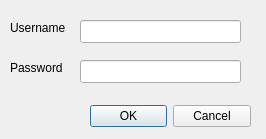
<?xml version="1.0" encoding="UTF-8"?>
<ui version="4.0">
 <class>LoginDialog</class>
 <widget class="QDialog" name="LoginDialog">
  <property name="geometry">
   <rect>
    <x>0</x>
    <y>0</y>
    <width>266</width>
    <height>139</height>
   </rect>
  </property>
  <property name="windowTitle">
   <string>Dialog</string>
  </property>
  <widget class="QDialogButtonBox" name="buttonBox">
   <property name="geometry">
    <rect>
     <x>90</x>
     <y>100</y>
     <width>161</width>
     <height>32</height>
    </rect>
   </property>
   <property name="focusPolicy">
    <enum>Qt::TabFocus</enum>
   </property>
   <property name="orientation">
    <enum>Qt::Horizontal</enum>
   </property>
   <property name="standardButtons">
    <set>QDialogButtonBox::Cancel|QDialogButtonBox::Ok</set>
   </property>
  </widget>
  <widget class="QLabel" name="label">
   <property name="geometry">
    <rect>
     <x>10</x>
     <y>20</y>
     <width>61</width>
     <height>16</height>
    </rect>
   </property>
   <property name="text">
    <string>Username</string>
   </property>
  </widget>
  <widget class="QLabel" name="label_2">
   <property name="geometry">
    <rect>
     <x>10</x>
     <y>60</y>
     <width>61</width>
     <height>16</height>
    </rect>
   </property>
   <property name="text">
    <string>Password</string>
   </property>
  </widget>
  <widget class="QLineEdit" name="txtPassword">
   <property name="geometry">
    <rect>
     <x>80</x>
     <y>60</y>
     <width>161</width>
     <height>23</height>
    </rect>
   </property>
   <property name="focusPolicy">
    <enum>Qt::StrongFocus</enum>
   </property>
   <property name="echoMode">
    <enum>QLineEdit::Password</enum>
   </property>
  </widget>
  <widget class="QLineEdit" name="txtUsername">
   <property name="geometry">
    <rect>
     <x>80</x>
     <y>20</y>
     <width>161</width>
     <height>23</height>
    </rect>
   </property>
   <property name="focusPolicy">
    <enum>Qt::StrongFocus</enum>
   </property>
  </widget>
 </widget>
 <tabstops>
  <tabstop>txtUsername</tabstop>
  <tabstop>txtPassword</tabstop>
  <tabstop>buttonBox</tabstop>
 </tabstops>
 <resources/>
 <connections>
  <connection>
   <sender>buttonBox</sender>
   <signal>accepted()</signal>
   <receiver>LoginDialog</receiver>
   <slot>accept()</slot>
   <hints>
    <hint type="sourcelabel">
     <x>248</x>
     <y>254</y>
    </hint>
    <hint type="destinationlabel">
     <x>157</x>
     <y>274</y>
    </hint>
   </hints>
  </connection>
  <connection>
   <sender>buttonBox</sender>
   <signal>rejected()</signal>
   <receiver>LoginDialog</receiver>
   <slot>reject()</slot>
   <hints>
    <hint type="sourcelabel">
     <x>316</x>
     <y>260</y>
    </hint>
    <hint type="destinationlabel">
     <x>286</x>
     <y>274</y>
    </hint>
   </hints>
  </connection>
  <connection>
   <sender>txtPassword</sender>
   <signal>returnPressed()</signal>
   <receiver>LoginDialog</receiver>
   <slot>accept()</slot>
   <hints>
    <hint type="sourcelabel">
     <x>108</x>
     <y>71</y>
    </hint>
    <hint type="destinationlabel">
     <x>52</x>
     <y>90</y>
    </hint>
   </hints>
  </connection>
  <connection>
   <sender>txtUsername</sender>
   <signal>textEdited(QString)</signal>
   <receiver>txtPassword</receiver>
   <slot>clear()</slot>
   <hints>
    <hint type="sourcelabel">
     <x>145</x>
     <y>32</y>
    </hint>
    <hint type="destinationlabel">
     <x>159</x>
     <y>62</y>
    </hint>
   </hints>
  </connection>
 </connections>
</ui>
